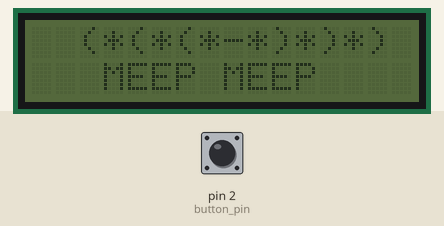
Recording of a sketch running on a simulated Arduino Uno, built with avr-gcc and run on an emulated ATmega328P. Parts: 16×2 character LCD. The inputs (shaded band) are chosen by the test bench; at power-on: pin 2 (button_pin) HIGH.

Above: at 1.2 s.
1.3 s: pin 2 (button_pin) pulled LOW for 0.15 s
At 2.5 s:
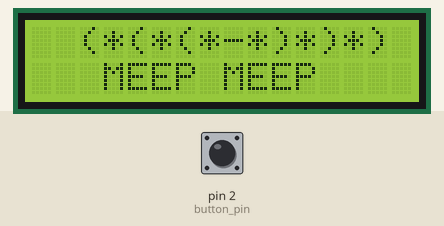
2.9 s: pin 2 (button_pin) pulled LOW for 1 s
At 3.9 s:
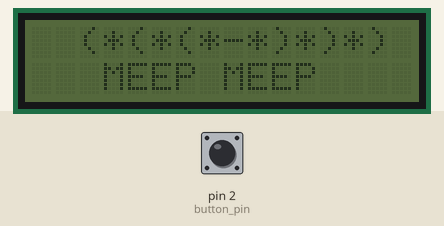
5.4 s: pin 2 (button_pin) pulled LOW for 3.2 s
At 5.8 s:
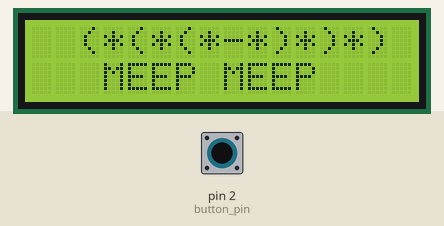
Timing chart, 0 to 8.4 s (numbered marks = the images above; inputs shaded):
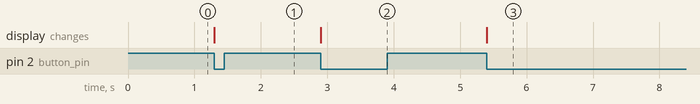

Measured:
- after the input at 1.3 s, the display: changes at once (image 1)
- after the input at 2.9 s, the display: changes at once (image 2)
- after the input at 5.4 s, the display: changes at once (image 3)

The sketch:

LCDScreen_Stuff.ino
```cpp
#include <Wire.h>
#include <LiquidCrystal_I2C.h>

const int button_pin = 2;

int button_state = HIGH;  //initial state
int button_count = 0;

int button_state_previous = HIGH;

unsigned long last_debounce_time = 0; //unsigned long since we're counting in milliseconds
unsigned long debounce_delay = 200;   //which would fill up super fast with int type

LiquidCrystal_I2C lcd(0x27, 16,2); //16 wide 2 lines

bool lever_function(int &button_state_current, int &button_state_previous, int&button_count)
{
  if(button_state_current == LOW && button_state_previous == HIGH)  //checks for edge case
  {
    if ((millis() - last_debounce_time) > debounce_delay) //millis returns the ms since arduino started
    {                                                     //minus the last time it was activated
    last_debounce_time = millis();
    return true;
    }
  }
  return false;
}

void update_lcd(int &button_count)
{
  if(button_count%2 == 1)
  {
    lcd.backlight();
    return;
  } else
  {
    lcd.noBacklight();
    return;
  }
}

void setup()
{
Serial.begin(9600);
pinMode(button_pin, INPUT_PULLUP); //sets input to up
lcd.init();
lcd.noBacklight(); //initialise with no backlight

lcd.setCursor(0, 0);
lcd.print("  (*(*(*-*)*)*)");      // Print text to the first line
lcd.setCursor(0, 1);             // Move the cursor to column 0, row 1 (Second line)
lcd.print("   MEEP MEEP");    // Print text to the second line

}

void loop()
{
button_state_previous = button_state;
button_state = digitalRead(button_pin); //returns 1 (up) or 0 (down)
if(lever_function(button_state, button_state_previous, button_count))
{
  button_count++;
  update_lcd(button_count);
}
}
```
